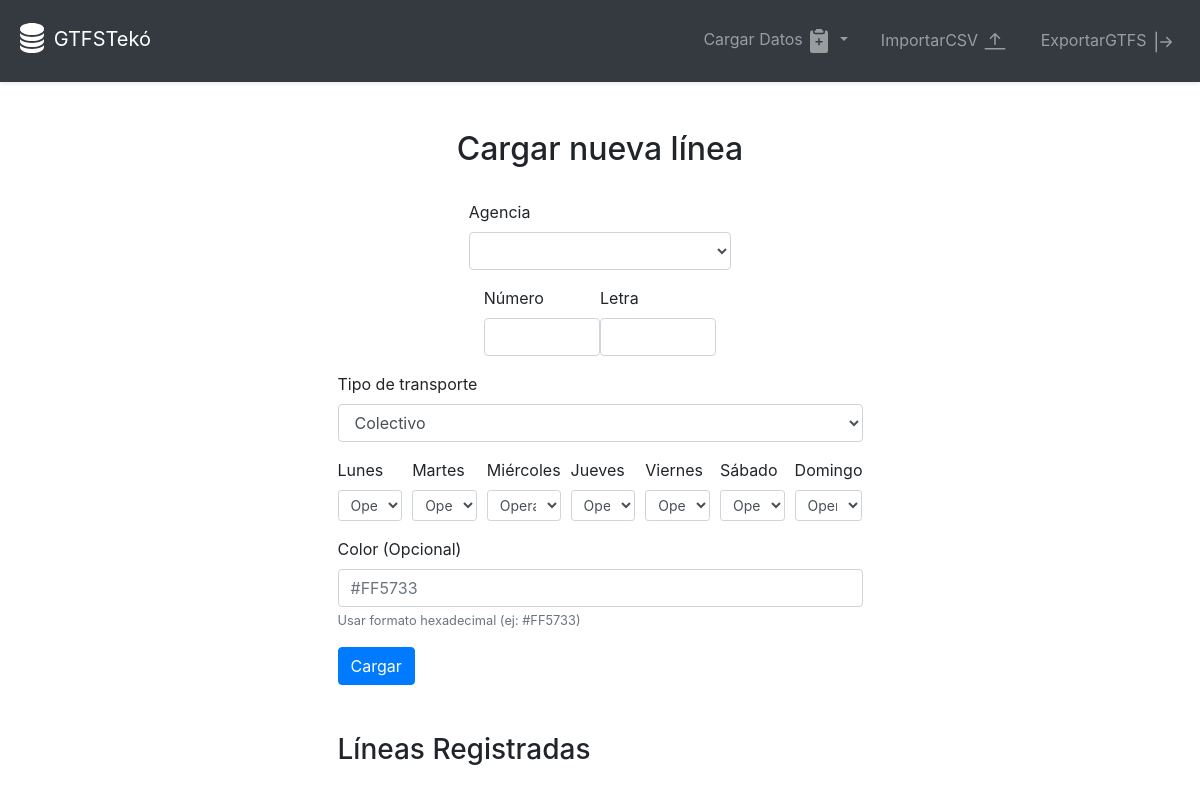
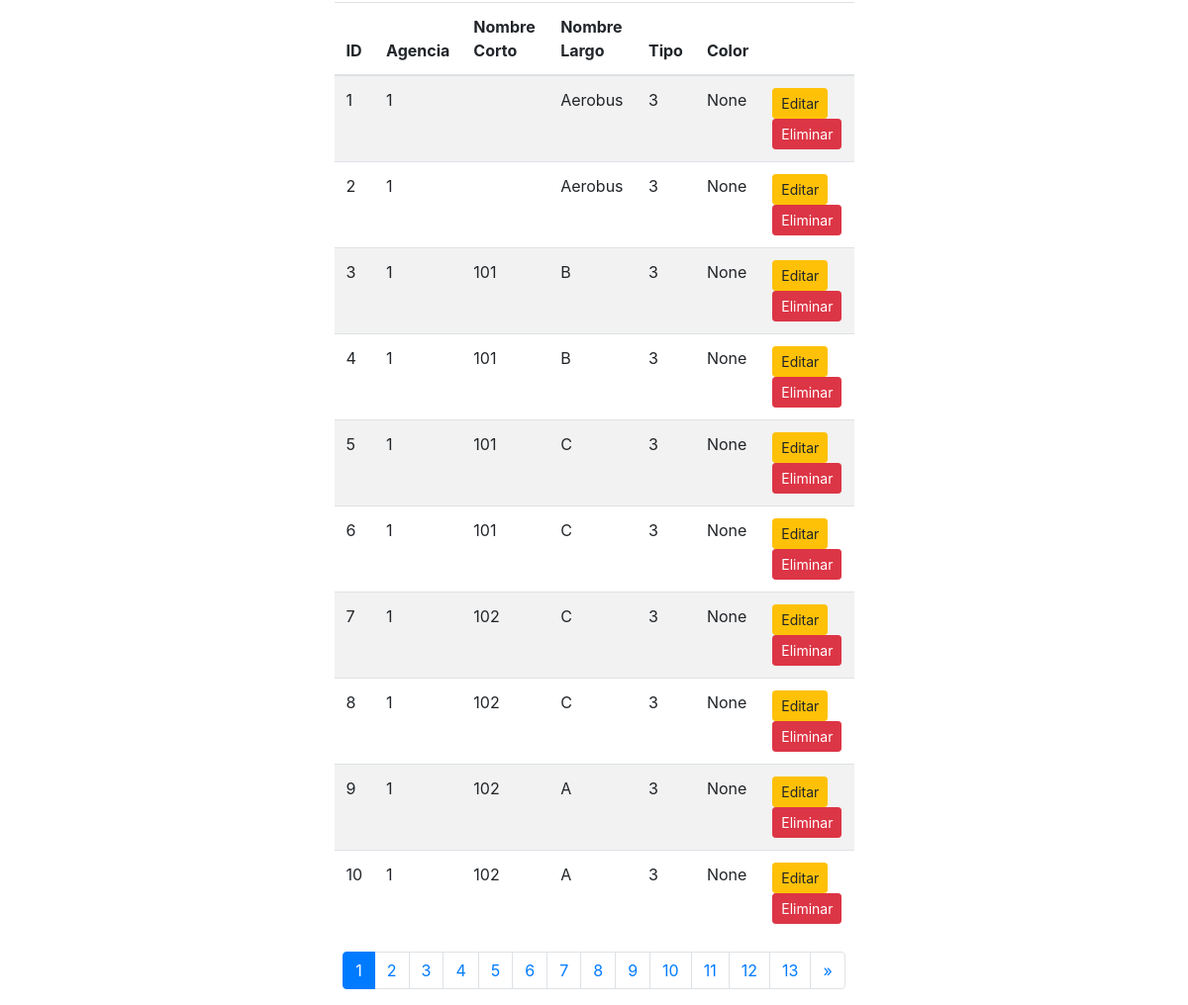
The app's page /route/cargar_routes with its own data (2 pictures, top to bottom).
### models/models.py (models this page shows)
class Route(db.Model):
    route_id = db.Column(db.Integer, primary_key=True)
    agency_id = db.Column(db.Integer, db.ForeignKey('agency.agency_id'), nullable=False)
    route_short_name = db.Column(db.String(10), nullable=False)
    route_long_name = db.Column(db.String(100), nullable=False)
    route_type = db.Column(db.Integer, nullable=False)
    route_color = db.Column(db.String(6))

### routes/route_routes.py (the view, shortened to what this page needs)
@route_bp.route('/cargar_routes', methods=['GET', 'POST'])
def cargar_routes():
    agencies = Agency.query.all()
    page = request.args.get(get_page_parameter(), type=int, default=1)  # Get the current page
    per_page = 10  # Set the number of items per page
    routes = Route.query.paginate(page=page, per_page=per_page)  # Paginate routes
    pagination = Pagination(page=page, total=routes.total, search=False, record_name='routes', per_page=per_page)
    return render_template('cargar_routes.html', agencies=agencies, routes=routes.items, pagination=pagination, current_page=page, total_pages=routes.pages)

### templates/cargar_routes.html (shortened to what this page needs)
{% extends "base.html" %}
{% block content %}
<div class="container mt-5 d-flex justify-content-center w-50 flex-column">
    <h2 class="text-center">Cargar nueva línea</h2>
    <form method="POST" class="mt-4">
        <div class="d-flex justify-content-center">
        <div class="form-group w-50">
            <label for="agency_id">Agencia</label>
            <select class="form-control" id="agency_id" name="agency_id" required>
            </select>
        </div>
    </div>
        <div class="container d-flex justify-content-center w-50">
        <div class="form-group">
            <label for="route_short_name">Número</label>
            <input type="text" class="form-control" id="route_short_name" name="route_short_name" required>
        </div>
        <div class="form-group">
            <label for="route_long_name">Letra</label>
            <input type="text" class="form-control" id="route_long_name" name="route_long_name" required>
        </div>
    </div>
    <div class="d-flex justify-content-center flex-column">
        <div class="form-group">
            <label for="route_type">Tipo de transporte</label>
            <select class="form-control" id="route_type" name="route_type" required>
                <option value="3">Colectivo</option>
            </select>
        </div>
        <div class="form-row">
            {% for day in ['lunes', 'martes', 'miércoles', 'jueves', 'viernes', 'sábado', 'domingo'] %}
            <div class="form-group col">
                <label for="{{ day }}">{{ day|capitalize }}</label>
                <select class="form-control form-control-sm" id="{{ day }}" name="{{ day }}" required>
                    <option value="1" selected>Operativo</option>
                </select>
            </div>
            {% endfor %}
        </div>
        <div class="form-group">
            <label for="route_color">Color (Opcional)</label>
            <input type="text" class="form-control" id="route_color" name="route_color" placeholder="#FF5733" maxlength="7">
            <small class="form-text text-muted">Usar formato hexadecimal (ej: #FF5733)</small>
        </div>
    </div>
        <button type="submit" class="btn btn-primary">Cargar</button>
    </form>
    <h3 class="mt-5">Líneas Registradas</h3>
    <table class="table table-striped mt-3">
        <thead>
            <tr>
                <th>ID</th>
                <th>Agencia</th>
                <th>Nombre Corto</th>
                <th>Nombre Largo</th>
                <th>Tipo</th>
                <th>Color</th>
                <th></th>
            </tr>
        </thead>
        <tbody>
            {% for route in routes %}
                <tr>
                    <td>{{ route.route_id }}</td>
                    <td>{{ route.agency_id }}</td>
                    <td>{{ route.route_short_name }}</td>
                    <td>{{ route.route_long_name }}</td>
                    <td>{{ route.route_type }}</td>
                    <td>{{ route.route_color }}</td>
                    <td>
                        <button type="button" class="btn btn-warning btn-sm" data-toggle="modal" data-target="#editModal{{ route.route_id }}">
                            Editar
                        </button>
                        <form method="POST" action="{{ url_for('route.delete_route', route_id=route.route_id) }}" onsubmit="return confirm('¿Estás seguro de que deseas eliminar esta ruta?');">
                            <button type="submit" class="btn btn-danger btn-sm">Eliminar</button>
                        </form>
                    </td>
                </tr>
            {% endfor %}
        </tbody>
    </table>
    <nav aria-label="Page navigation">
        <ul class="pagination justify-content-center">
            {% for page_num in range(1, total_pages + 1) %}
                <li class="page-item {% if page_num == current_page %}active{% endif %}">
                    <a class="page-link" href="{{ url_for('route.cargar_routes', page=page_num) }}">{{ page_num }}</a>
                </li>
            {% endfor %}
            {% if current_page < total_pages %}
                <li class="page-item">
                    <a class="page-link" href="{{ url_for('route.cargar_routes', page=current_page + 1) }}" aria-label="Next">
                        <span aria-hidden="true">&raquo;</span>
                    </a>
                </li>
            {% endif %}
        </ul>
    </nav>
</div>
{% endblock %}

### records on screen
Route: route_id "1", agency_id "1", route_long_name "Aerobus", route_type "3", route_color "None"
Route: route_id "2", agency_id "1", route_long_name "Aerobus", route_type "3", route_color "None"
Route: route_id "3", agency_id "1", route_short_name "101", route_long_name "B", route_type "3", route_color "None"
Route: route_id "4", agency_id "1", route_short_name "101", route_long_name "B", route_type "3", route_color "None"
Route: route_id "5", agency_id "1", route_short_name "101", route_long_name "C", route_type "3", route_color "None"
Route: route_id "6", agency_id "1", route_short_name "101", route_long_name "C", route_type "3", route_color "None"
Route: route_id "7", agency_id "1", route_short_name "102", route_long_name "C", route_type "3", route_color "None"
Route: route_id "8", agency_id "1", route_short_name "102", route_long_name "C", route_type "3", route_color "None"
Route: route_id "9", agency_id "1", route_short_name "102", route_long_name "A", route_type "3", route_color "None"
Route: route_id "10", agency_id "1", route_short_name "102", route_long_name "A", route_type "3", route_color "None"

### other values on screen
{{ day|capitalize }} "Lunes" "Martes" "Miércoles" "Jueves" "Viernes" "Sábado" "Domingo"
{{ page_num }} "1" "2" "3" "4" "5" "6" "7" "8" "9" "10" "11" "12" "13"
